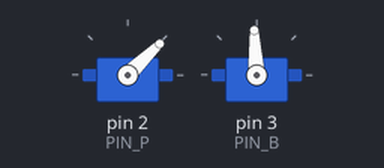
The sketch below on a simulated Arduino Uno, built with avr-gcc and run on an emulated ATmega328P. On the bench: 2 × servo. Random numbers use the default seed unless the sketch sets one.

Above: at 1.8 s.
At 17.28 s:
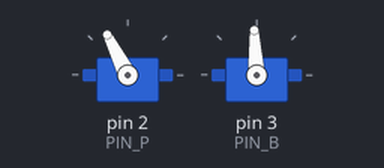
At 27.32 s:
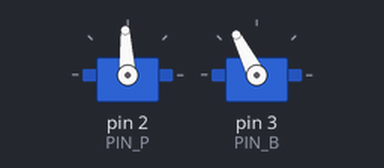
At 36.8 s:
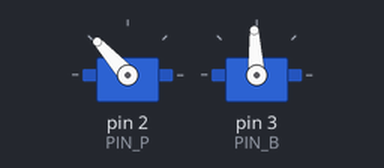
Timing chart, 0 to 40.0 s (numbered marks = the images above):
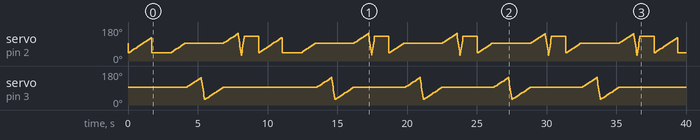

The sketch:

eyeball.ino
```cpp
#include <Servo.h>

#define PIN_P 2   // 眼皮
#define PIN_B 3   // 眼球

Servo servoP, servoB;
int posP, posB;
long randNumber;

// 眼皮:
//   - 1000: 閉眼
//   - 1500: 半開
//   - 2000: 全開
// 眼球:
//   - 1000: 左
//   - 1500: 中
//   - 2000: 右

void setup()
{
  Serial.begin(9600);

  randomSeed(analogRead(0));

  servoP.attach(PIN_P);
  servoB.attach(PIN_B);

  posP = posB = 1500;

  servoP.writeMicroseconds(posP);
  servoB.writeMicroseconds(posB);
  delay(15);
}

void loop()
{
  randNumber = random(0, 3);

  if (randNumber <= 1)
    pattern1();
  else if (randNumber > 1 && randNumber <= 2)
    pattern2();
  else
    pattern3();
}
```

pattern.ino
```cpp
#include "Arduino.h"

void pattern1()
{
  posP = 1000;
  posB = 1500;

  servoP.writeMicroseconds(posP);
  servoB.writeMicroseconds(posB);
  delay(15);

  //Serial.println("pattern1");

  // 眼皮:
  //   - 閉 -> 半開, 慢慢張開
  while (posP <= 1500)
  {
    //Serial.print("P: C->M ");
    //Serial.println(posP);
    servoP.writeMicroseconds(posP);
    posP += 50;
    delay(100);
  }

  // 眼球:
  //   - 中 -> 右, 慢慢轉
  //   - 右 -> 左, 快轉
  //   - 左 -> 中, 慢慢轉
  while (posB <= 2000)
  {
    //Serial.print("B: M->R ");
    //Serial.println(posB);
    servoB.writeMicroseconds(posB);
    posB += 50;
    delay(100);
  }

  while (posB >= 1000)
  {
    //Serial.print("B: R->L ");
    //Serial.println(posB);
    servoB.writeMicroseconds(posB);
    posB -= 150;
    delay(30);
  }

  while (posB <= 1500)
  {
    //Serial.print("B: L->M ");
    //Serial.println(posB);
    servoB.writeMicroseconds(posB);
    posB += 50;
    delay(100);
  }

  // 眼皮:
  //   - 半開 -> 全開, 慢慢張開
  //   - 全開 -> 閉, 快快閉
  //   - 閉 -> 全開, 快快開
  while (posP <= 2000)
  {
    //Serial.print("P: M->F ");
    //Serial.println(posP);
    servoP.writeMicroseconds(posP);
    posP += 50;
    delay(100);
  }

  while (posP >= 1000)
  {
    //Serial.print("P: F->C ");
    //Serial.println(posP);
    servoP.writeMicroseconds(posP);
    posP -= 150;
    delay(30);
  }

  while (posP <= 2000)
  {
    //Serial.print("P: C->F ");
    //Serial.println(posP);
    servoP.writeMicroseconds(posP);
    posP += 150;
    delay(30);
  }

  delay(1000);
}

void pattern2()
{
  // 眼皮:
  //   - 閉 -> +半開, 慢慢張開
  //   - +半開 -> 閉, 瞬閉
  //   - 重覆 3 遍

  posP = 1000;

  for (int i=0; i<3; i++)
  {
    while (posP <= 1800)
    {
      servoP.writeMicroseconds(posP);
      posP += 50;
      delay(100);
    }
    servoP.writeMicroseconds(1000);
    delay(100);
  }

  delay(1000);
}

void pattern3()
{
  // 眼皮:
  //   - 閉 -> 全開, 瞬開
  // 眼球
  //   - 中+ -> 左 -> 右, 瞬轉
  // 眼皮:
  //   - 全開 -> -半閉, 瞬閉
  //   - 重覆 2 遍

  servoP.writeMicroseconds(1000);
  servoB.writeMicroseconds(1800);
  delay(15);

  servoP.writeMicroseconds(2000);
  servoB.writeMicroseconds(1000);
  delay(15);
  servoB.writeMicroseconds(2000);

  for (int i=0; i<2; i++)
  {
    servoP.writeMicroseconds(1200);
    delay(15);
    servoP.writeMicroseconds(2000);
    delay(15);
  }

  delay(1000);
}
```

Measured:
- by itself, servo on pin 2 (PIN_P): 93° → 44° at 0.02 s, → 49° 0.10 s later, → 54° 0.10 s later, → 59° 0.10 s later, … (237 changes in this stretch)
- by itself, servo on pin 3 (PIN_B): 93° → 98° at 4.2 s, → 102° 0.10 s later, → 107° 0.10 s later, → 112° 0.10 s later, … (160 changes in this stretch)
